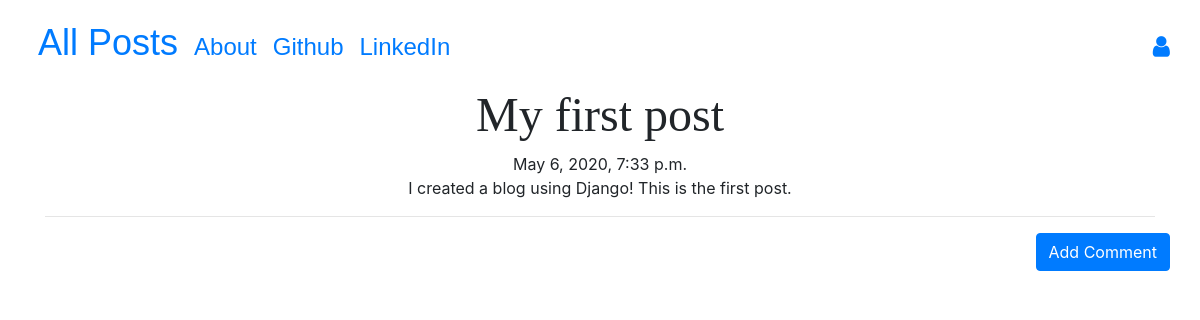
The app's page /post/4 with its own data.
### blog/models.py (models this page shows, shortened)
class Post(models.Model):
    author = models.ForeignKey('auth.User', on_delete=models.CASCADE)
    title = models.CharField(max_length=200)
    text = models.CharField(max_length=20000)
    create_date = models.DateTimeField(default=timezone.now)
    published_date = models.DateTimeField(blank=True,null=True)

### blog/views.py (the view)
# urls.py: path('post/<int:pk>',views.PostDetailView.as_view(),name='post_detail'),
class PostDetailView(DetailView):
    model = Post

### blog/templates/blog/post_detail.html (shortened to what this page needs)
{% extends "blog/base.html" %}
{% block content %}
<h1 class="posttitle loader">{{post.title}}</h1>
{% if post.published_date %}
<div class="date postdate">
  {{post.published_date}}
  <br>
  {{post.text|safe}}
</div>
{% else %}
{{post.text|safe}}
<br>
<a class='btn btn-primary' href="{% url 'post_publish' pk=post.pk %}">Publish</a>
{% endif %}
<hr>
<a class='btn btn-primary btn-comment' href="{% url 'add_comment_to_post' pk=post.pk %}">Add Comment</a>
<div class="container">
  {% for comment in post.comments.all %}
  <br>
  {% empty %}
  <p>No Comments!</p>
  {% endfor %}
</div>
{% endblock %}

### blog/static/css/blog.css (style rules this page uses)
body { padding-top: 86px; }
.postdate { text-align: center; }
.posttitle { font-family: 'Playfair Display', serif; font-size: 3em; text-align: center; }
.btn-comment { position: absolute; right: 0px; }
.loader { filter:hue-rotate(0deg); color: linear-gradient(45deg,#0f8,#08f); animation:hue 5000ms infinite linear; }

### records on screen
Post: title "My first post", published_date "May 6, 2020, 7:33 p.m.", text "I created a blog using Django! This is the first post."
